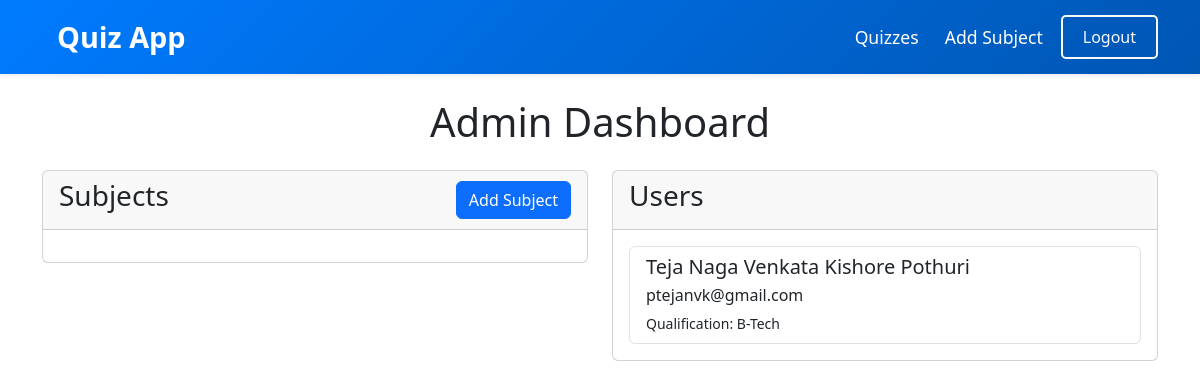
The app's page /admin/dashboard (signed in), older data.
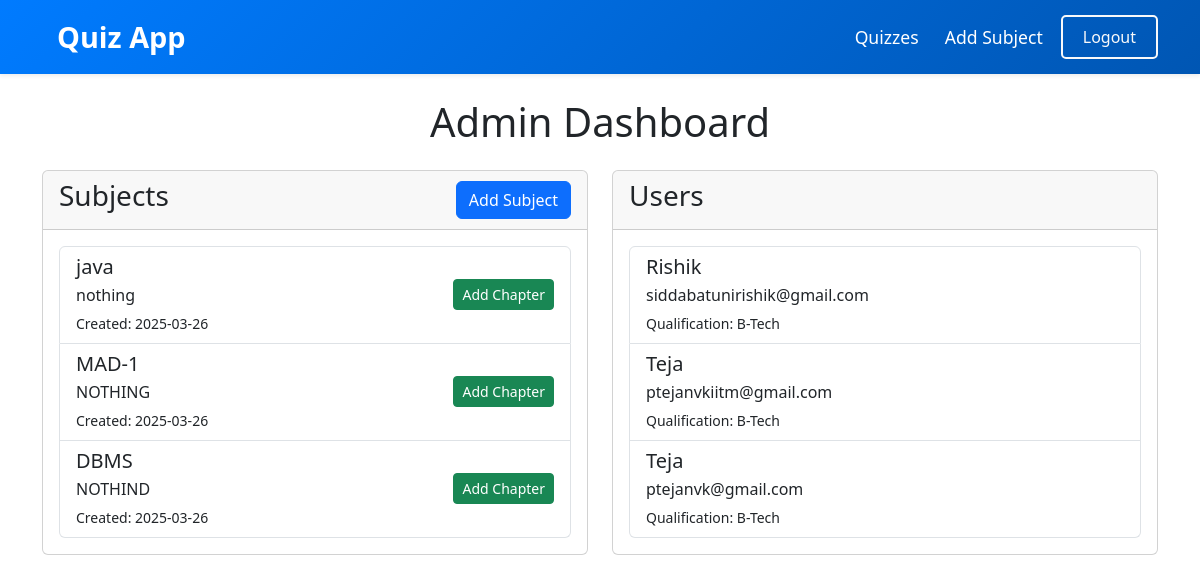
The same page, newer data.
### models/models.py (models this page shows)
class User(db.Model , UserMixin):
    id = db.Column(db.Integer , primary_key = True,autoincrement=True)
    email = db.Column(db.String(150) , unique=True)
    password = db.Column(db.String(150))
    name = db.Column(db.String(150))
    qualification = db.Column(db.String(150))
    dob = db.Column(db.Date, nullable=True)
    is_admin = db.Column(db.Boolean, default=False)
    scores = db.relationship('Score', backref='user', lazy=True)

class Subject(db.Model , UserMixin):
    id = db.Column(db.Integer,primary_key = True , autoincrement=True)
    name = db.Column(db.String(150))
    description = db.Column(db.Text)
    created_time = db.Column(db.DateTime, default=datetime.utcnow)
    chapters = db.relationship('Chapter', backref='subject', lazy=True)

### models/admin.py (the view)
@admin.route('/dashboard')
@login_required
@admin_required
def dashboard():
    users = User.query.filter_by(is_admin=False).all()
    subjects = Subject.query.all()
    return render_template('admin/dashboard.html' , user=current_user, subjects=subjects, users=users)

### models/admin.py (called while the page is built)
def admin_required(f):
    @wraps(f)
    def decorated_function(*args, **kwargs):
        if not current_user.is_authenticated or not current_user.is_admin:
            flash('Access denied. Admin privileges required.', category='error')
            return redirect(url_for('views.home'))
        return f(*args, **kwargs)
    return decorated_function

### templates/admin/dashboard.html (shortened to what this page needs)
{% extends "layout.html" %}
{% block content %}
<div class="container mt-4">
    <h1 class="text-center mb-4">Admin Dashboard</h1>
    <div class="row">
        <div class="col-md-6">
            <div class="card mb-4">
                <div class="card-header d-flex justify-content-between align-items-center">
                    <h3>Subjects</h3>
                    <a href="{{ url_for('admin.add_subject') }}" class="btn btn-primary">Add Subject</a>
                </div>
                <div class="card-body">
                    <div class="list-group">
                        {% set counter = namespace(value=0) %}
                        {% for subject in subjects %}
                            {% if counter.value < 3 %}
                                <div class="list-group-item list-group-item-action d-flex justify-content-between align-items-center">
                                    <div>
                                        <h5 class="mb-1">{{ subject.name }}</h5>
                                        <p class="mb-1">{{ subject.description }}</p>
                                        <small>Created: {{ subject.created_time.strftime('%Y-%m-%d') }}</small>
                                    </div>
                                    <a href="{{ url_for('admin.add_chapter', subject_id=subject.id) }}" class="btn btn-sm btn-success">Add Chapter</a>
                                </div>
                                {% set counter.value = counter.value + 1 %}
                            {% endif %}
                        {% endfor %}
                    </div>
                </div>
            </div>
        </div>
        <div class="col-md-6">
            <div class="card mb-4">
                <div class="card-header">
                    <h3>Users</h3>
                </div>
                <div class="card-body">
                    <div class="list-group">
                        {% for user in users %}
                        <div class="list-group-item">
                            <h5 class="mb-1">{{ user.name }}</h5>
                            <p class="mb-1">{{ user.email }}</p>
                            <small>Qualification: {{ user.qualification }}</small>
                        </div>
                        {% endfor %}
                    </div>
                </div>
            </div>
        </div>
    </div>
</div>
{% endblock %}

### templates/layout.html (shortened to what this page needs)
<!DOCTYPE html>
<html lang="en">
  <head>
    <link
      href="https://cdn.jsdelivr.net/npm/bootstrap@5.3.0/dist/css/bootstrap.min.css"
      rel="stylesheet"
    />
  </head>
  <body>
    <nav class="navbar navbar-expand-lg navbar-dark shadow-sm sticky-top">
      <div class="container">
        <a class="navbar-brand" href="{{ url_for('admin.dashboard')}}"> Quiz App </a>
        <div class="collapse navbar-collapse" id="navbarNav">
          <ul class="navbar-nav">
            {% if current_user.is_authenticated %}
              {% if current_user.is_admin %}
                <li class="nav-item">
                  <a class="nav-link" href="{{ url_for('admin.quizzes') }}">Quizzes</a>
                </li>
                <li class="nav-item">
                  <a class="nav-link" href="{{ url_for('admin.add_subject') }}">Add Subject</a>
                </li>
              {% endif %}
              <li class="nav-item">
                <a class="btn btn-outline-light" href="{{ url_for('auth.logout') }}">Logout</a>
              </li>
            {% endif %}
          </ul>
        </div>
      </div>
    </nav>
    {% block content %}{% endblock %}
  </body>
</html>

### templates/layout.html (style rules this page uses)
.navbar { background: linear-gradient(135deg, #007bff, #0056b3); padding: 15px 0; transition: 0.3s ease-in-out; }
.navbar-brand { font-size: 1.8rem; font-weight: bold; color: #fff; transition: 0.3s; padding: 0 15px; }
.navbar-nav { align-items: center; gap: 10px; }
.navbar-nav .nav-link { color: #ffffff; font-size: 1.1rem; padding: 8px 15px; transition: 0.3s; border-radius: 5px; }
.nav-item { display: flex; align-items: center; }
.navbar .btn-outline-light { padding: 8px 20px; border-width: 2px; font-weight: 500; border-radius: 5px; transition: all 0.3s ease; }
.navbar-collapse { justify-content: flex-end; }

Row changes from the older to the newer data that the page shows:
added Subject: name "java", description "nothing", created_time "2025-03-26"
added Subject: name "MAD-1", description "NOTHING", created_time "2025-03-26"
added Subject: name "DBMS", description "NOTHIND", created_time "2025-03-26"
changed User: name "Teja Naga Venkata Kishore Pothuri" → "Rishik"; email "ptejanvk@gmail.com" → "siddabatunirishik@gmail.com"
added User: name "Teja", email "ptejanvkiitm@gmail.com", qualification "B-Tech"
added User: name "Teja", email "ptejanvk@gmail.com", qualification "B-Tech"
